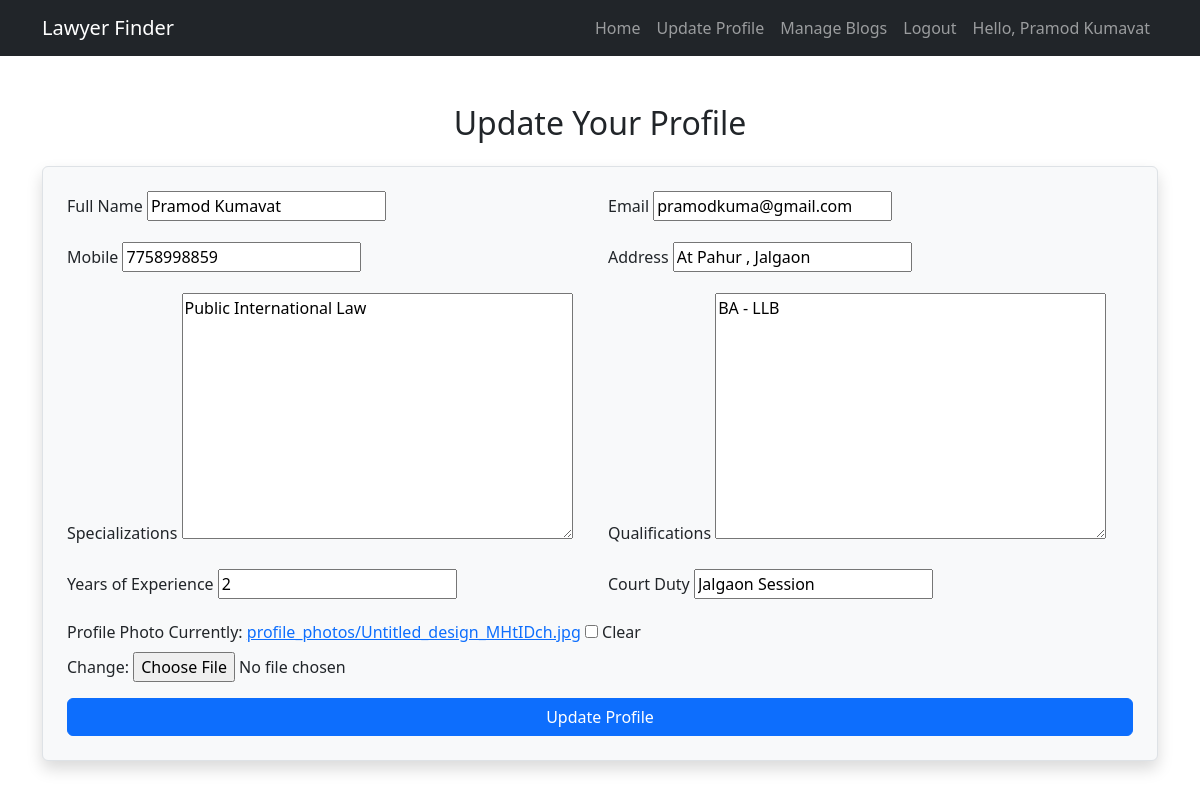
The app's page /lawyer/update/ (signed in) with its own data.
### admin_dashboard/models.py (models this page shows, shortened)
class CustomUser(AbstractUser):
    ROLE_CHOICES = (
        ('user', 'User'),
        ('lawyer', 'Lawyer'),
    )
    role = models.CharField(max_length=10, choices=ROLE_CHOICES, default='user')
    def is_lawyer(self):
        return self.role == 'lawyer'
    class Meta:
        verbose_name = 'User'
        verbose_name_plural = 'Users'

### lawyer/models.py (models this page shows, shortened)
class Lawyer(models.Model):
    user = models.OneToOneField(settings.AUTH_USER_MODEL, on_delete=models.CASCADE, related_name="lawyer_profile")
    address = models.CharField(max_length=200, null=False)
    mobile = models.CharField(max_length=15, null=False)
    email = models.EmailField(null=False)
    full_name = models.CharField(max_length=200, null=False)
    is_approved = models.BooleanField(default=False)
    qualifications = models.TextField(blank=True, null=True)
    specializations = models.TextField(blank=True, null=True)
    years_of_experience = models.PositiveIntegerField(blank=True, null=True)
    profile_photo = models.ImageField(upload_to='profile_photos/', blank=True, null=True)
    court_duty = models.CharField(max_length=200, blank=True, null=True)
    total_cases = models.PositiveIntegerField(blank=True, null=True)

### lawyer/views.py (the view, shortened to what this page needs)
# urls.py: path('update/',LawyerUpdateView.as_view(), name='lawyer_update'),
class LawyerUpdateView(LoginRequiredMixin, UserPassesTestMixin, UpdateView):
    model = Lawyer
    template_name = 'lawyer/update_profile.html'
    fields = [
        'full_name', 'email', 'mobile', 'address',
        'specializations', 'qualifications',
        'years_of_experience', 'court_duty', 'profile_photo'
    ]
    def get_object(self, queryset=None):
        try:
            return self.request.user.lawyer_profile
        except Lawyer.DoesNotExist:
            raise PermissionDenied("You do not have permission to update this profile.")
    def test_func(self):
        return self.request.user.is_authenticated and self.request.user.is_lawyer()

### lawyer/templates/lawyer/update_profile.html (shortened to what this page needs)
<!DOCTYPE html>
<html lang="en">
<head>
</head>
<body>
{% include 'nav.html' %}
{% block content %}
<div class="container mt-5">
    <h2 class="text-center mb-4">Update Your Profile</h2>
    <form method="post" enctype="multipart/form-data" class="border p-4 rounded shadow bg-light">
        <div class="row g-3">
            <div class="col-md-6">
                <label for="full_name" class="form-label">Full Name</label>
                {{ form.full_name }}
            </div>
            <div class="col-md-6">
                <label for="id_email" class="form-label">Email</label>
                {{ form.email }}
            </div>
            <div class="col-md-6">
                <label for="id_mobile" class="form-label">Mobile</label>
                {{ form.mobile }}
            </div>
            <div class="col-md-6">
                <label for="id_address" class="form-label">Address</label>
                {{ form.address }}
            </div>
            <div class="col-md-6">
                <label for="id_specializations" class="form-label">Specializations</label>
                {{ form.specializations }}
            </div>
            <div class="col-md-6">
                <label for="id_qualifications" class="form-label">Qualifications</label>
                {{ form.qualifications }}
            </div>
            <div class="col-md-6">
                <label for="id_years_of_experience" class="form-label">Years of Experience</label>
                {{ form.years_of_experience }}
            </div>
            <div class="col-md-6">
                <label for="id_court_duty" class="form-label">Court Duty</label>
                {{ form.court_duty }}
            </div>
            <div class="col-md-12">
                <label for="id_profile_photo" class="form-label">Profile Photo</label>
                {{ form.profile_photo }}
            </div>
        </div>
        <button type="submit" class="btn btn-primary mt-3 w-100">Update Profile</button>
    </form>
</div>
{% endblock %}
</body>
</html>

### lawyer/templates/nav.html (shortened to what this page needs)
<!DOCTYPE html>
<html lang="en">
<head>
    <link href="https://cdn.jsdelivr.net/npm/bootstrap@5.3.0-alpha3/dist/css/bootstrap.min.css" rel="stylesheet">
</head>
<body>
<nav class="navbar navbar-expand-lg navbar-dark bg-dark">
    <div class="container">
        <a class="navbar-brand" href="#">Lawyer Finder</a>
        <div class="collapse navbar-collapse" id="navbarNav">
            <ul class="navbar-nav ms-auto">
                <li class="nav-item">
                    <a class="nav-link" href="{% url 'lawyer_dashboard' %}">Home</a>
                </li>
                <li class="nav-item">
                    <a class="nav-link" href="{% url 'lawyer_update' %}">Update Profile</a>
                </li>
                <li class="nav-item">
                    <a class="nav-link" href="{% url 'view_blogs' %}">Manage Blogs</a>
                </li>
                {% if user.is_authenticated %}
                    <li class="nav-item"><a class="nav-link" href="{% url 'logout' %}">Logout</a></li>
                <li class="nav-item"><a class="nav-link" href="#">Hello, {{ user.lawyer_profile.full_name }}</a></li>
                {% else %}
                    <li class="nav-item"><a class="nav-link" href="{% url 'user_login' %}">Login</a></li>
                    <li class="nav-item"><a class="nav-link" href="{% url 'user_register' %}">Register</a></li>
                {% endif %}
            </ul>
        </div>
    </div>
</nav>
</body>
</html>

### records on screen
CustomUser: lawyer_profile.full_name "Pramod Kumavat"
Lawyer: full_name "Pramod Kumavat", email "pramodkuma@gmail.com", mobile "7758998859", address "At Pahur , Jalgaon", specializations "Public International Law", qualifications "BA - LLB", years_of_experience "2", court_duty "Jalgaon Session"
